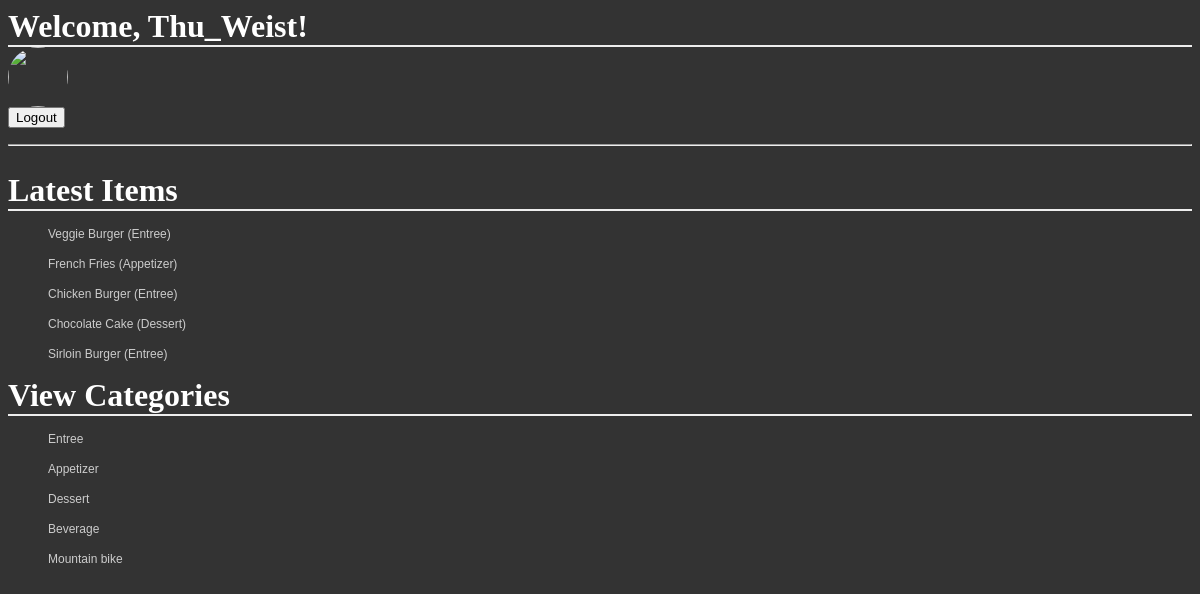
Page / (signed in) on the committed database.
### database_setup.py (models this page shows, shortened)
class CatalogItem(Base):
    __tablename__ = 'catalog_item'
    id = Column(Integer, primary_key = True)
    name = Column(String(250), nullable = False)
    price = Column(String(8))
    category = Column(String(250))
    description = Column(String(250))
    dt_added = Column(DateTime, nullable = False, default = datetime.datetime.now())
    dt_modded = Column(DateTime, nullable = False, default = datetime.datetime.now(), onupdate = datetime.datetime.now())
    user_id = Column(Integer, ForeignKey('user.id'))
    user = relationship(User)

### public_page.py (the view)
@public_page.route('/', methods = ['GET'])
def itemList():
    items = session.query(CatalogItem).order_by(CatalogItem.dt_modded).limit(5)
    categories = dbfunctions.getUnique(CatalogItem.category)
    cat_name = list(k[0] for k in categories)
    return render_template('index.html', items = items, categories = cat_name)

### dbfunctions.py (called while the page is built)
def getUnique(cls_attr):
    return session.query(cls_attr).distinct(cls_attr).all()

### templates/index.html
{% extends 'base.html' %}
{% block content %}
<h1>Latest Items</h1>
{% for each in items %}
<div>
  <ul>
  <a href="{{url_for('public_page.viewCatalogItem', category = each.category, item_id = each.id)}}">
    <p>{{ '%s (%s)' % (each.name, each.category) }}</p>
  </a>
  </ul>
</div>
{% endfor %}
<h1>View Categories</h1>
<div>
  {% for cat in categories %}
  <ul>
    <a href="{{url_for('public_page.viewCategory', category = cat)}}"><p>{{cat}}</p></a>
  </ul>
  {% endfor %}
</div>
{% endblock %}

### static/styles.css (style rules this page uses)
body { font-family: sans-serif; background-image: url('img3.jpg'); background-color: #333333 }
h1, h2, h3, h4 { color: #FFFFFF; }
h1, h2 { font-family: 'Georgia', serif; margin: 0; }
h1 { border-bottom: 2px solid #eee; }
p, dd, dt { color: #CCCCCC; }
a { text-decoration: none; color:#FFFFCC; font-size: .75em; }

### rows in the picture
CatalogItem: name+category "Veggie Burger (Entree)"
CatalogItem: name+category "French Fries (Appetizer)"
CatalogItem: name+category "Chicken Burger (Entree)"
CatalogItem: name+category "Chocolate Cake (Dessert)"
CatalogItem: name+category "Sirloin Burger (Entree)"

### other values in the picture
{{ session['username'] }} "Thu_Weist"
{{ cat }} "Entree" "Appetizer" "Dessert" "Beverage" "Mountain bike"
